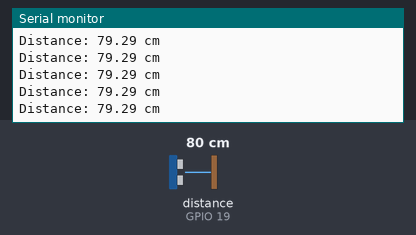
A sketch run on a simulated ESP32. Shown: the last lines printed to the serial monitor. Wiring (inferred from the names in the program): ultrasonic range finder: trigger GPIO 18; echo GPIO 19. Inputs (shaded band) come from the test bench; at power-on: distance to the obstacle (sensor on GPIO 19) 80 cm. The echo pulse lasts 58.3 µs per cm; WiFi joins after 1.5 s; servers stay silent unless stated.

Above: at 2.7 s.
2.8 s: distance to the obstacle (sensor on GPIO 19) set to 2 cm
At 2.88 s:
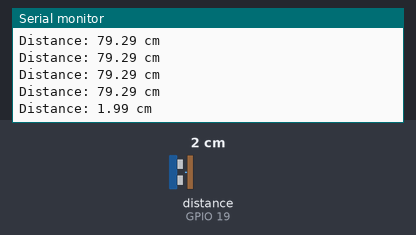
4.3 s: distance to the obstacle (sensor on GPIO 19) set to 4 cm
At 4.39 s:
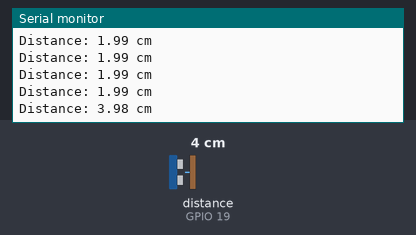
Timing chart, 0 to 7.3 s (numbered marks = the images above; inputs shaded):
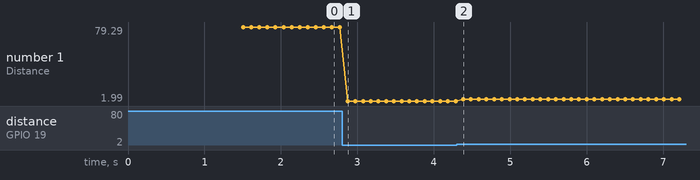

Measured:
- after the input at 2.8 s, the serial monitor: prints a new line after 0.07 s (image 1)
- after the input at 4.3 s, the serial monitor: prints a new line after 0.09 s (image 2)
- plotted number 1: 79.29 → 1.99 after the input at 2.8 s, 1.99 → 3.98 after the input at 4.3 s

The sketch:

ultrasonic_http.ino
```cpp
#include <WiFi.h>
#include <WebServer.h>

const char* ssid = "pi-hotspot";
const char* password = "12345678";

WebServer server(80);

const int trigPin = 18;
const int echoPin = 19;
float lastDistance = 0;

float getDistance() {
  digitalWrite(trigPin, LOW);
  delayMicroseconds(2);
  digitalWrite(trigPin, HIGH);
  delayMicroseconds(10);
  digitalWrite(trigPin, LOW);

  long duration = pulseIn(echoPin, HIGH);
  return duration * 0.034 / 2.0;
}

void handleClient() {
  String json = "{\"ultrasonic_cm\":" + String(lastDistance, 2) + "}";
  server.send(200, "application/json", json);
}

void setup() {
  Serial.begin(115200);
  pinMode(trigPin, OUTPUT);
  pinMode(echoPin, INPUT);

  WiFi.begin(ssid, password);
  while (WiFi.status() != WL_CONNECTED) {
    delay(500);
    Serial.print(".");
  }
  Serial.println("\nConnected! IP: " + WiFi.localIP().toString());

  // Initialize web server once
  server.on("/reading", handleClient);
  server.begin();
  Serial.println("Server started");
}

void loop() {
  lastDistance = getDistance();
  Serial.println("Distance: " + String(lastDistance) + " cm");

  server.handleClient(); // process incoming requests

  delay(100);
}
```
